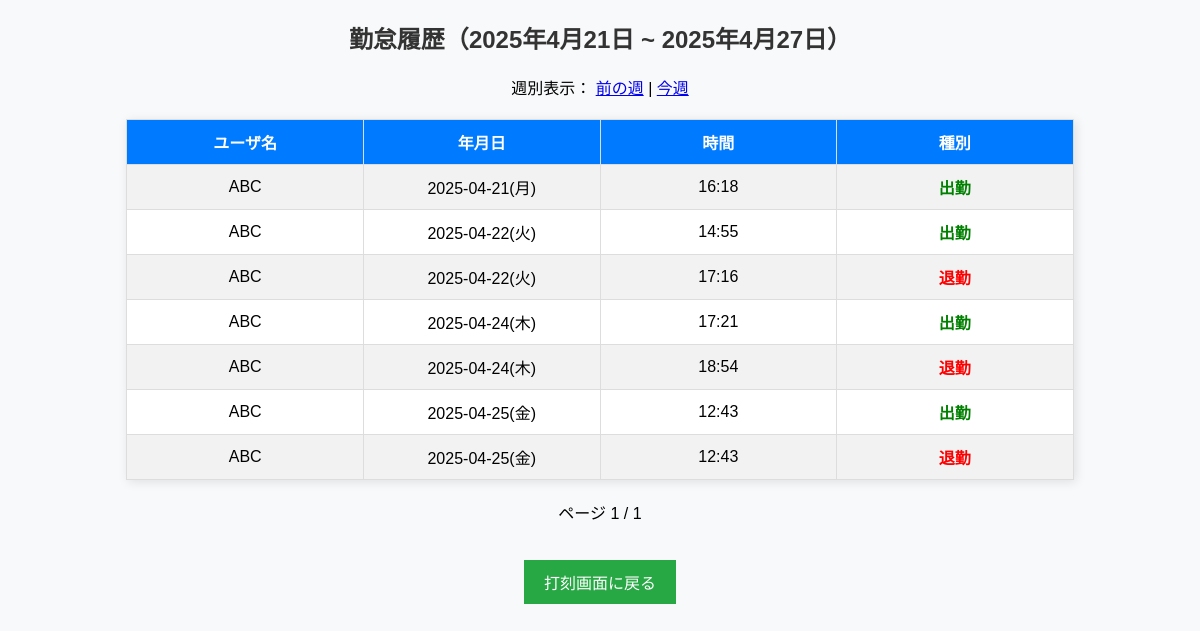
/history/ (signed in), run on an earlier commit of the app's database.
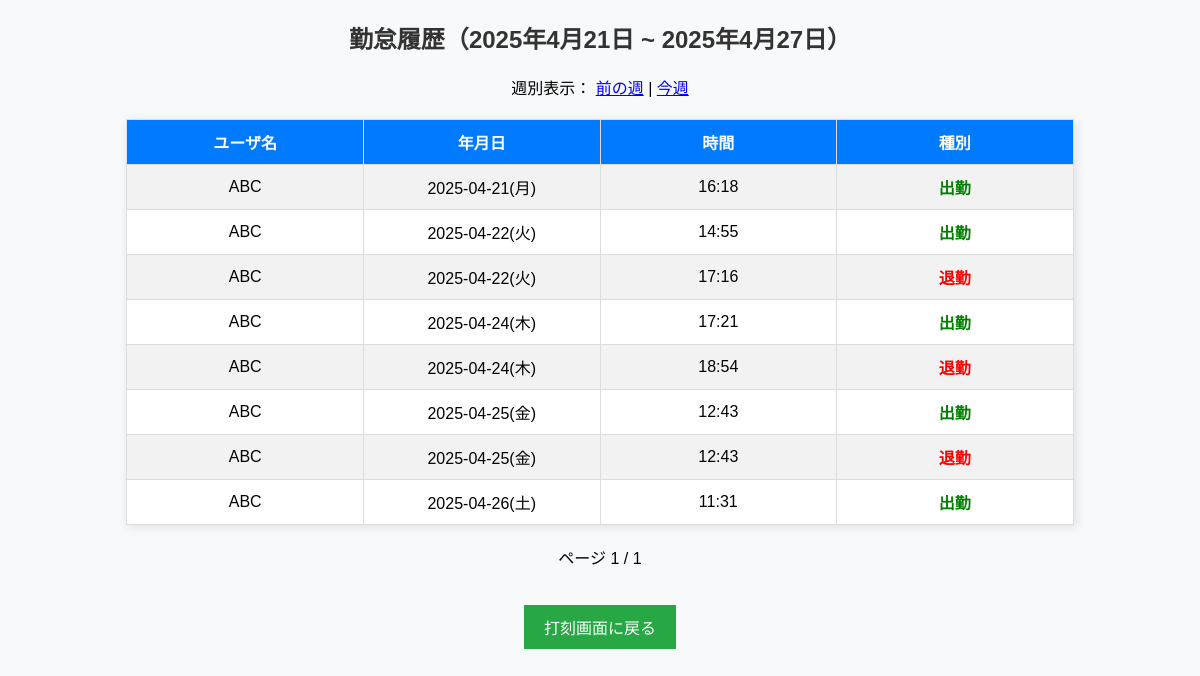
And on a later commit of the database.
### attendance/models.py (models this page shows, shortened)
class AttendanceLog(models.Model):
    TYPE_CHOICES = [
        ('in', '出勤'),
        ('out', '退勤'),
    ]
    user = models.ForeignKey(User, on_delete=models.CASCADE)
    type = models.CharField(max_length=3, choices=TYPE_CHOICES)
    timestamp = models.DateTimeField(auto_now_add=True)
    timestamp__date=timezone.now().date()

### attendance/views.py (the view)
# urls.py: path('history/', views.history_view, name='history'),
@login_required
def history_view(request):
    week_number = int(request.GET.get('week', 0))  # 週番号（0: 今週、1: 先週…）
    today = datetime.today().date()
    start_of_week = today - timedelta(days=today.weekday()) - timedelta(weeks=week_number)
    end_of_week = start_of_week + timedelta(days=6)
    logs_list = AttendanceLog.objects.filter(
        user=request.user, timestamp__date__range=[start_of_week, end_of_week]
    ).order_by('timestamp')
    paired_sessions = []
    current_in = None
    for log in logs_list:
        if log.type == 'in':
            current_in = log.timestamp
        elif log.type == 'out' and current_in:
            paired_sessions.append((current_in, log.timestamp))
            current_in = None
    weekdays = ['月', '火', '水', '木', '金', '土', '日']
    weekly_minutes = defaultdict(int)
    presence_distribution = {day: [] for day in weekdays}
    for start, end in paired_sessions:
        weekday = weekdays[start.weekday()]
        duration = int((end - start).total_seconds() // 60)
        weekly_minutes[weekday] += duration
        start_hour = round(start.hour + start.minute / 60, 2)
        end_hour = round(end.hour + end.minute / 60, 2)
        presence_distribution[weekday].append([start_hour, end_hour])
    paginator = Paginator(logs_list, 10)
    page_number = request.GET.get('page')
    page_obj = paginator.get_page(page_number)
    total_minutes = sum(weekly_minutes.values())
    remaining_minutes = max(0, 2400 - total_minutes)  # 2400分 = 40時間
    return render(request, 'attendance/history.html', {
        'page_obj': page_obj,
        'week_number': week_number,
        'start_of_week': start_of_week,
        'end_of_week': end_of_week,
        'weekly_labels': list(weekly_minutes.keys()),
        'weekly_data': list(weekly_minutes.values()),
        'presence_distribution': presence_distribution,
        'total_minutes': total_minutes,
        'remaining_minutes': remaining_minutes,
    })

### attendance/templates/attendance/history.html (shortened to what this page needs)
<!DOCTYPE html>
<html lang="ja">
<head>
</head>
<body>
  <h2>勤怠履歴（{{ start_of_week }} ~ {{ end_of_week }}）</h2>
  <p>週別表示：
    <a href="?week={{ week_number|add:1 }}">前の週</a> |
    <a href="?week=0">今週</a>
  </p>
  <table border="1">
    <tr>
      <th>ユーザ名</th>
      <th>年月日</th>
      <th>時間</th>
      <th>種別</th>
    </tr>
    {% for log in page_obj %}
      <tr>
        <td>{{ log.user.username }}</td>
        <td>{{ log.timestamp|date:"Y-m-d(D)" }}</td>
        <td>{{ log.timestamp|date:"H:i" }}</td>
        <td class="{% if log.type == 'in' %}status-attendance{% elif log.type == 'out' %}status-leave{% endif %}">
          {{ log.get_type_display }}
      </td>
      </tr>
    {% empty %}
      <tr><td colspan="4">勤怠記録がありません。</td></tr>
    {% endfor %}
  </table>
  <div>
    <span>ページ {{ page_obj.number }} / {{ page_obj.paginator.num_pages }}</span>
    <p>
      <a href="{% url 'logout_to_top' %}">
          <button type="button">打刻画面に戻る</button>
      </a>
    </p>
  </div>
</body>
</html>

What changed in the data, as far as the page shows it:
added AttendanceLog: user.username "ABC", timestamp "2025-04-26(土)", timestamp "11:31", type "出勤"
